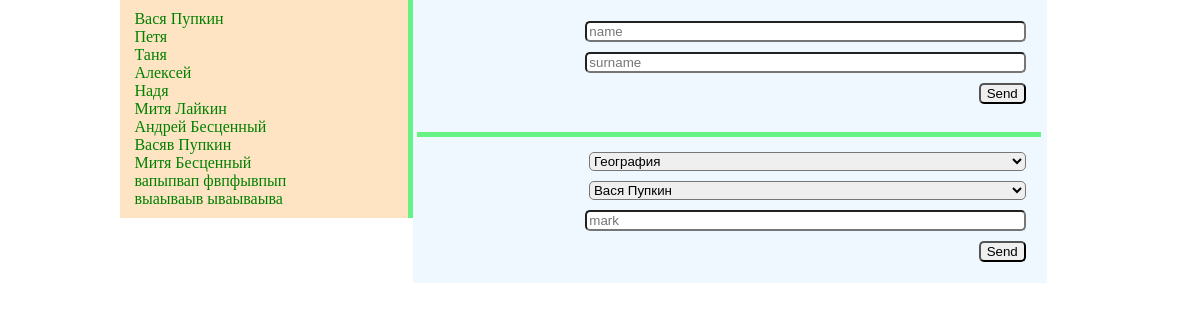
The page / on the database its author committed.
### tables this page shows
CREATE TABLE IF NOT EXISTS `students` (
  `id` bigint(20) NOT NULL AUTO_INCREMENT,
  `name` varchar(300) NOT NULL,
  `surname` varchar(40) NOT NULL,
  `login` varchar(300) NOT NULL,
  `email` varchar(300) NOT NULL,
  PRIMARY KEY (`id`)
);

### dao/students.php (called while the page is built, shortened)
<?php
class Students {
    function getTheirSubjects() {
        $query = 'SELECT id, name FROM subjects';
        return $this->execute($query)->fetchall();
    }
    function getAllNamesOfStudents() {
        $query = 'SELECT id, name , surname FROM students';
        return $this->execute($query)->fetchall();
    }
    private function execute($query) {
        $data = null;
        $pdoData = Students::getPDO()->prepare($query);
        $pdoData->execute();
        $responseMassage = $pdoData->errorInfo();
        if ($responseMassage[0] == 0) {
            $data = $pdoData;
        }else{
            echo $responseMassage[1];
        }
        return $data;
    }
    private static function getPDO() {
        try {
            $pdo = new PDO('mysql:host=' . DB_HOST . ';dbname=' . DB_NAME, DB_USER, DB_PASS, array(
                PDO::ATTR_ERRMODE => PDO::ERRMODE_EXCEPTION,
                PDO::ATTR_DEFAULT_FETCH_MODE => PDO::FETCH_ASSOC));
            $pdo->exec('SET NAMES utf8');
        } catch (PDOException $e) {
            die('Подключение не удалось: ' + $e->getMessage());
        }
        return $pdo;
    }
}

### views/addMark.php (the view)
<?php $studs = new Students();?>
<form id="addMark">
    <select id="subjectId" name="subjectId">
        <?php foreach($studs->getTheirSubjects() as $sub):?>
        <option id="<?=$sub['id']?>" ><?=$sub['name']?></option>
        <?php endforeach;?>
    </select>
     <select id="studentId" name="studentId">
        <?php foreach($studs->getAllNamesOfStudents() as $stud):?>
        <option id="<?= $stud['id'] ?>"><?= $stud['name']." ".$stud['surname'] ?></option>
        <?php endforeach;?>
    </select>
    <input id="mark" name="mark" type="text" placeholder="mark"/>
    <input id="addMarkB" type="button" value="Send"/>
</form>

### index.php (shortened to what this page needs)
<?php
include_once './dao/students.php';
?>
<!DOCTYPE html>
<html>
    <head>
        <link rel="stylesheet" href="resources/css/style.css"
    </head>
    <body>
        <div class="body">
        <div class="leftPane">
            <?php
            include_once './views/students_list.php';
            ?>
        </div>
        <div class="rightPane">
            <div id="addUserToBd">
                <?php include './views/addStudentsForm.php'; ?>
            </div>
            <div id="markforStudent">
                <?php include './views/addMark.php'; ?>
            </div>
        </div>
        </div>
</body>
</html>

### views/students_list.php
<?php
$students = new Students();
?>
<div id="students_list">
    <ul>
        <?php
        foreach ($students->getAllNamesOfStudents() as $student) :?>
            <li><a id="<?= $student['id'] ?>" href="#"><?= $student['name']." ".$student['surname'] ?></a></li>
        <?php endforeach; ?>
    </ul>
</div>

### views/addStudentsForm.php
<form id="addUser" method="post" >
    <input name="name" type="text" placeholder="name"/>
    <input name="surname" type="text" placeholder="surname"/>
    <input id="addUserB" type="button" value="Send"/>
</form>

### resources/css/style.css (style rules this page uses)
body { margin: 0; padding: 0; font-family: Verdana; height: 700px; }
div { position: relative; border-spacing: 0px; }
.body { margin: auto; width: 80%; }
.leftPane { border-right: 5px solid #66f284 ; float: left; width: 30%; background-color: bisque; }
.rightPane { padding-left: 10px; float: left; width: 65%; background-color: aliceblue; }
#students_list { float: none; width: 90%; margin: 10px auto; }
ul, li { margin: auto; padding: 0; }
li { list-style-type: none; //text-align: center; }
li > a { color: green; text-decoration: none; }
#markforStudent, #addUserToBd { float: right; width: 100%; }
#markforStudent { border-top: 5px solid #66f284 ; }
.leftPane div , .rightPane div { margin : 1%; }
form { width: 70%; margin: 10px; float: right; }
form input, form select { float: right; margin: 5px; border-radius: 5px; }
form input[type="text"] { width: 99%; float: right; }
form select { width: 100%; }

### rows shown on the page
students: name "Вася", surname "Пупкин"
students: name "Петя"
students: name "Таня"
students: name "Aлексей"
students: name "Надя"
students: name "Митя", surname "Лайкин"
students: name "Андрей", surname "Бесценный"
students: name "Васяв", surname "Пупкин"
students: name "Митя", surname "Бесценный"
students: name "вапыпвап", surname "фвпфывпып"
students: name "выаываыв", surname "ываываыва"

### other values the page prints
form field subjectId "География"
form field studentId "Вася Пупкин"
